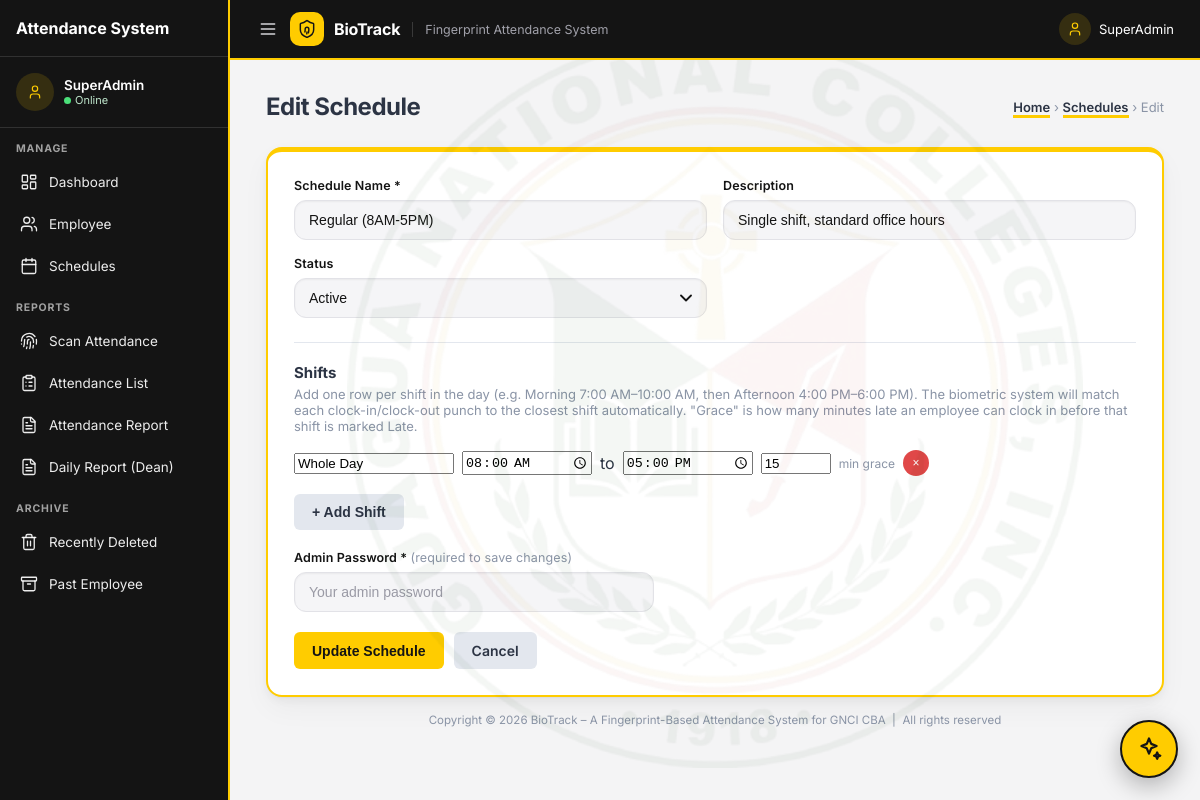
The app's page /schedule_edit.php?id=1 (signed in) with its own data.
### tables this page shows
CREATE TABLE IF NOT EXISTS schedules (
    id INT AUTO_INCREMENT PRIMARY KEY,
    name VARCHAR(100) NOT NULL UNIQUE,
    description VARCHAR(255) DEFAULT NULL,
    status TINYINT(1) NOT NULL DEFAULT 1,    
    created_at TIMESTAMP DEFAULT CURRENT_TIMESTAMP
);

CREATE TABLE IF NOT EXISTS schedule_shifts (
    id INT AUTO_INCREMENT PRIMARY KEY,
    schedule_id INT NOT NULL,
    shift_order TINYINT UNSIGNED NOT NULL,         
    label VARCHAR(30) NOT NULL DEFAULT 'Shift',    
    time_start TIME NOT NULL,
    time_end TIME NOT NULL,
    grace_minutes SMALLINT UNSIGNED NOT NULL DEFAULT 0,  
    FOREIGN KEY (schedule_id) REFERENCES schedules(id) ON DELETE CASCADE,
    UNIQUE KEY uniq_schedule_shift_order (schedule_id, shift_order)
);

### includes/schedule_functions.php (called while the page is built, shortened)
<?php
require_once __DIR__ . '/../config/db.php';
function get_schedule(int $scheduleId): ?array {
    global $pdo;
    $stmt = $pdo->prepare("SELECT * FROM schedules WHERE id = ?");
    $stmt->execute([$scheduleId]);
    return $stmt->fetch() ?: null;
}
function get_schedule_shifts(int $scheduleId): array {
    global $pdo;
    $stmt = $pdo->prepare("SELECT * FROM schedule_shifts WHERE schedule_id = ? ORDER BY shift_order ASC");
    $stmt->execute([$scheduleId]);
    return $stmt->fetchAll();
}

### schedule_edit.php (the view, shortened to what this page needs)
<?php
require_once 'config/db.php';
require_once 'includes/schedule_functions.php';
$id = (int)($_GET['id'] ?? 0);
$schedule = get_schedule($id);
$description = $schedule['description'] ?? '';
$status = (int)$schedule['status'];
$existingShifts = get_schedule_shifts($id);
$shifts = $existingShifts ?: [['label' => 'Morning', 'time_start' => '', 'time_end' => '', 'grace_minutes' => 10]];
?>
<!DOCTYPE html>
<html lang="en">
<head>
<link rel="stylesheet" href="assets/css/base.css?v=<?= @filemtime(__DIR__ . '/assets/css/base.css') ?>">
<link rel="stylesheet" href="assets/css/style.css?v=<?= @filemtime(__DIR__ . '/assets/css/style.css') ?>">
</head>
<body>
<div class="app">
    <?php include 'includes/sidebar.php'; ?>
    <div class="main">
        <?php include 'includes/topbar.php'; ?>
        <div class="content">
            <div class="page-head">
                <h1>Edit Schedule</h1>
                <div class="breadcrumb"><a href="dashboard.php">Home</a> &rsaquo; <a href="schedules.php">Schedules</a> &rsaquo; Edit</div>
            </div>
            <div class="panel">
                <form method="post" novalidate>
                    <div class="form-grid">
                        <div class="field">
                            <label>Schedule Name *</label>
                            <input type="text" name="name" value="<?= htmlspecialchars($name) ?>" required>
                        </div>
                        <div class="field">
                            <label>Description</label>
                            <input type="text" name="description" value="<?= htmlspecialchars($description) ?>" placeholder="Optional notes">
                        </div>
                        <div class="field">
                            <label>Status</label>
                            <select name="status_select" onchange="document.getElementById('status_input').value=this.value;">
                                <option value="1" <?= $status ? 'selected' : '' ?>>Active</option>
                            </select>
                        </div>
                        <div class="full">
                            <hr style="border:none;border-top:1px solid #e3e7ee;margin:8px 0 20px;">
                            <h3 style="margin:0 0 4px;font-size:15px;color:#2c3444;">Shifts</h3>
                            <p style="color:#8a94a6;font-size:13px;margin-top:0;margin-bottom:16px;">
                                Add one row per shift in the day (e.g. Morning 7:00 AM&ndash;10:00 AM, then Afternoon 4:00 PM&ndash;6:00 PM).
                                The biometric system will match each clock-in/clock-out punch to the closest shift automatically.
                                "Grace" is how many minutes late an employee can clock in before that shift is marked Late.
                            </p>
                            <div id="shift-rows">
                                <?php foreach ($shifts as $s): ?>
                                <div class="shift-row">
                                    <input type="text" name="shift_label[]" placeholder="Label (e.g. Morning)" value="<?= htmlspecialchars($s['label']) ?>">
                                    <input type="time" name="shift_start[]" value="<?= htmlspecialchars($s['time_start']) ?>" required>
                                    <span>to</span>
                                    <input type="time" name="shift_end[]" value="<?= htmlspecialchars($s['time_end']) ?>" required>
                                    <input type="number" name="shift_grace[]" min="0" max="180" value="<?= (int)$s['grace_minutes'] ?>" title="Grace period (minutes)">
                                    <span style="color:#8a94a6;font-size:12px;">min grace</span>
                                    <button type="button" class="tool-btn tool-delete remove-shift" title="Remove shift">&times;</button>
                                </div>
                                <?php endforeach; ?>
                            </div>
                            <button type="button" id="add-shift" class="btn" style="background:#e3e7ee;color:#2c3444;margin-top:8px;">+ Add Shift</button>
                        </div>
                    </div>
                    <div class="field" style="max-width:360px;margin-top:20px;">
                        <label>Admin Password * <span style="color:#8a94a6;font-weight:400;">(required to save changes)</span></label>
                        <input type="password" name="admin_password" placeholder="Your admin password" autocomplete="current-password" required>
                    </div>
                    <div style="margin-top:20px;display:flex;gap:10px;">
                        <button type="submit" class="btn btn-primary">Update Schedule</button>
                        <a href="schedules.php" class="btn" style="background:#e3e7ee;color:#2c3444;">Cancel</a>
                    </div>
                </form>
            </div>
<?php include 'includes/footer.php'; ?>

### assets/css/base.css (style rules this page uses)
:root { --blue-header: #141414; --blue-header-dark: #000000; --blue-sidebar: #141414; --blue-sidebar-active: #ffcc00; --blue-accent: #141414; --card-blue: #1c1c1c; --card-blue-dark: #000000; --card-green: #ffcc00; --card-green-dark: #d9a600; --card-orange: #d9a600; --card-orange-dark: #b8860b; --yellow-accent: #ffcc00; --yellow-accent-dark: #d9a600; --text-dark: #2c3444; --text-muted: #8a94a6; --border-light: #e3e7ee; --bg-light: #f4f4f5; --white: #ffffff; --danger: #e04848; --success: #3fa860; --radius: 6px; --radius-lg: 10px; --shadow: 0 1px 2px rgba(10,10,10,.04), 0 4px 12px rgba(10,10,10,.05), 0 12px 28px rgba(10,10,10,.04); --shadow-hover: 0 2px 4px rgba(10,10,10,.05), 0 8px 20px rgba(10,10,10,.08), 0 20px 40px rgba(10,10,10,.06); }
* { box-sizing: border-box; }
html { background: var(--bg-light); min-height: 100%; }
body { margin: 0; font-family: 'Inter', 'Segoe UI', Roboto, Helvetica, Arial, sans-serif; -webkit-font-smoothing: antialiased; background: var(--bg-light); color: var(--text-dark); min-height: 100vh; min-height: 100dvh; }
body .app { min-height: 100vh; min-height: 100dvh; }
a { text-decoration: none; color: inherit; }
.btn { display: inline-block; border: none; border-radius: var(--radius); padding: 10px 18px; font-size: 14px; font-weight: 600; cursor: pointer; transition: background .15s ease; }
.btn-primary { background: var(--yellow-accent); color: #141414; }
.content { animation: btxRise .45s cubic-bezier(.2,.8,.2,1) both; }

### schedule_edit.php (style rules this page uses)
.shift-row { display:flex; align-items:center; gap:8px; margin-bottom:10px; flex-wrap:wrap; }
.shift-row input[type=text] { width:160px; }
.shift-row input[type=time] { width:130px; }
.shift-row input[type=number] { width:70px; }

### records on screen
schedules: description "Single shift, standard office hours", status_select "Active"
schedule_shifts: label "Whole Day", grace_minutes "15"
